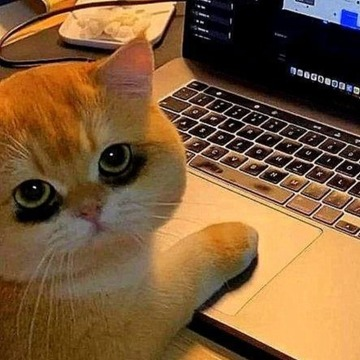
#> input picture Computer_Vision/cat.bmp, 360 x 360 px
$ python 08_Affine.py
#> lines starting #> are read from the running program, lines starting #| are printed output that depends on the picture
import cv2
import numpy as np

def affine_transform():
    src = cv2.imread('cat.bmp')

    if src is None:
        print('Image load failed!')
        return

    rows = src.shape[0]
    cols = src.shape[1]

    src_pts = np.array([[0, 0],
                        [cols - 1, 0],
                        [cols - 1, rows - 1]]).astype(np.float32)

    dst_pts = np.array([[50, 50],
                        [cols - 100, 100],
                        [cols - 50, rows - 50]]).astype(np.float32)

    affine_mat = cv2.getAffineTransform(src_pts, dst_pts)

    dst = cv2.warpAffine(src, affine_mat, (0, 0))

    cv2.imshow('src', src)
    cv2.imshow('dst', dst)
    cv2.waitKey()
    cv2.destroyAllWindows()


def affine_translation():
    src = cv2.imread('cat.bmp')
#> src is the input picture: shape (360, 360, 3); mean B, G, R 56.1, 91.1, 125.1

    if src is None:
        print('Image load failed!')
        return

    affine_mat = np.array([[1, 0, -150],
                           [0, 1, -100]]).astype(np.float32)

    dst = cv2.warpAffine(src, affine_mat, (0, 0))
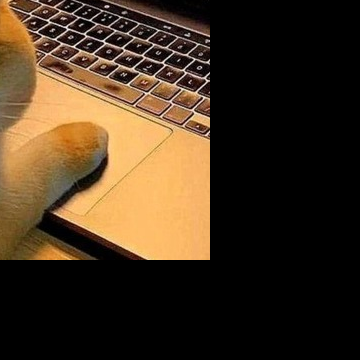
#> dst: shape (360, 360, 3); mean B, G, R 31.1, 50.1, 67.4

    cv2.imshow('src', src)
    cv2.imshow('dst', dst)
    cv2.waitKey()
    cv2.destroyAllWindows()


# affine_transform()
affine_translation()
